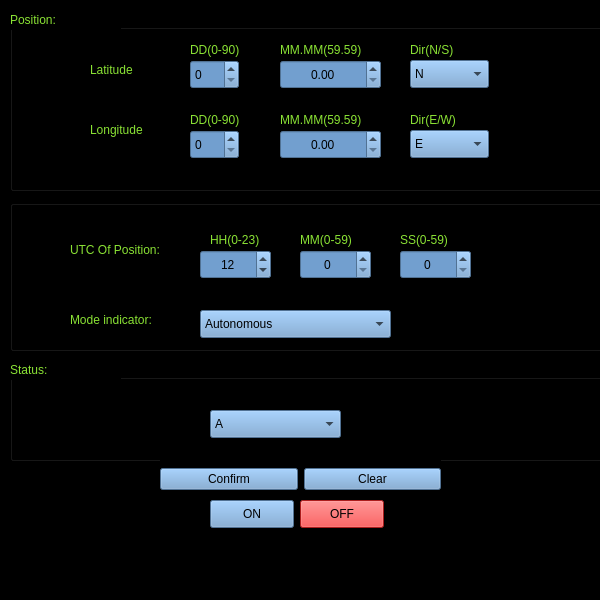
<?xml version="1.0" encoding="UTF-8"?>
<ui version="4.0">
 <class>GLL</class>
 <widget class="QFrame" name="GLL">
  <property name="geometry">
   <rect>
    <x>0</x>
    <y>0</y>
    <width>600</width>
    <height>600</height>
   </rect>
  </property>
  <property name="windowTitle">
   <string>Frame</string>
  </property>
  <property name="styleSheet">
   <string notr="true">background-color: rgb(0, 0, 0);</string>
  </property>
  <widget class="QGroupBox" name="groupBox">
   <property name="geometry">
    <rect>
     <x>10</x>
     <y>10</y>
     <width>601</width>
     <height>181</height>
    </rect>
   </property>
   <property name="styleSheet">
    <string notr="true">background-color: rgb(0, 0, 0);</string>
   </property>
   <property name="title">
    <string>Position:</string>
   </property>
   <widget class="QLabel" name="label_8">
    <property name="geometry">
     <rect>
      <x>400</x>
      <y>30</y>
      <width>63</width>
      <height>20</height>
     </rect>
    </property>
    <property name="text">
     <string>&lt;html&gt;&lt;head/&gt;&lt;body&gt;&lt;p&gt;&lt;span style=&quot; color:#8ae234;&quot;&gt;  Dir(N/S)&lt;/span&gt;&lt;/p&gt;&lt;/body&gt;&lt;/html&gt;</string>
    </property>
   </widget>
   <widget class="QDoubleSpinBox" name="doubleSpinBox_4">
    <property name="geometry">
     <rect>
      <x>270</x>
      <y>120</y>
      <width>101</width>
      <height>29</height>
     </rect>
    </property>
    <property name="styleSheet">
     <string notr="true">background-color: rgb(114, 159, 207);</string>
    </property>
    <property name="alignment">
     <set>Qt::AlignCenter</set>
    </property>
   </widget>
   <widget class="QLabel" name="label_6">
    <property name="geometry">
     <rect>
      <x>270</x>
      <y>30</y>
      <width>111</width>
      <height>20</height>
     </rect>
    </property>
    <property name="text">
     <string>&lt;html&gt;&lt;head/&gt;&lt;body&gt;&lt;p&gt;&lt;span style=&quot; color:#8ae234;&quot;&gt;MM.MM(59.59)&lt;/span&gt;&lt;/p&gt;&lt;/body&gt;&lt;/html&gt;</string>
    </property>
   </widget>
   <widget class="QLabel" name="label_9">
    <property name="geometry">
     <rect>
      <x>400</x>
      <y>100</y>
      <width>63</width>
      <height>20</height>
     </rect>
    </property>
    <property name="text">
     <string>&lt;html&gt;&lt;head/&gt;&lt;body&gt;&lt;p&gt;&lt;span style=&quot; color:#8ae234;&quot;&gt; Dir(E/W)&lt;/span&gt;&lt;/p&gt;&lt;/body&gt;&lt;/html&gt;</string>
    </property>
   </widget>
   <widget class="QLabel" name="label_3">
    <property name="geometry">
     <rect>
      <x>80</x>
      <y>110</y>
      <width>71</width>
      <height>20</height>
     </rect>
    </property>
    <property name="text">
     <string>&lt;html&gt;&lt;head/&gt;&lt;body&gt;&lt;p&gt;&lt;span style=&quot; color:#8ae234;&quot;&gt;Longitude&lt;/span&gt;&lt;/p&gt;&lt;/body&gt;&lt;/html&gt;</string>
    </property>
   </widget>
   <widget class="QLabel" name="label_2">
    <property name="geometry">
     <rect>
      <x>80</x>
      <y>50</y>
      <width>63</width>
      <height>20</height>
     </rect>
    </property>
    <property name="text">
     <string>&lt;html&gt;&lt;head/&gt;&lt;body&gt;&lt;p&gt;&lt;span style=&quot; color:#8ae234;&quot;&gt;Latitude&lt;/span&gt;&lt;/p&gt;&lt;/body&gt;&lt;/html&gt;</string>
    </property>
   </widget>
   <widget class="QLabel" name="label_5">
    <property name="geometry">
     <rect>
      <x>180</x>
      <y>100</y>
      <width>71</width>
      <height>20</height>
     </rect>
    </property>
    <property name="text">
     <string>&lt;html&gt;&lt;head/&gt;&lt;body&gt;&lt;p&gt;&lt;span style=&quot; color:#8ae234;&quot;&gt;DD(0-90)&lt;/span&gt;&lt;/p&gt;&lt;/body&gt;&lt;/html&gt;</string>
    </property>
   </widget>
   <widget class="QDoubleSpinBox" name="doubleSpinBox_3">
    <property name="geometry">
     <rect>
      <x>270</x>
      <y>50</y>
      <width>101</width>
      <height>29</height>
     </rect>
    </property>
    <property name="styleSheet">
     <string notr="true">background-color: rgb(114, 159, 207);</string>
    </property>
    <property name="alignment">
     <set>Qt::AlignCenter</set>
    </property>
   </widget>
   <widget class="QLabel" name="label_7">
    <property name="geometry">
     <rect>
      <x>270</x>
      <y>100</y>
      <width>111</width>
      <height>20</height>
     </rect>
    </property>
    <property name="text">
     <string>&lt;html&gt;&lt;head/&gt;&lt;body&gt;&lt;p&gt;&lt;span style=&quot; color:#8ae234;&quot;&gt;MM.MM(59.59)&lt;/span&gt;&lt;/p&gt;&lt;/body&gt;&lt;/html&gt;</string>
    </property>
   </widget>
   <widget class="QLabel" name="label_4">
    <property name="geometry">
     <rect>
      <x>180</x>
      <y>30</y>
      <width>63</width>
      <height>20</height>
     </rect>
    </property>
    <property name="text">
     <string>&lt;html&gt;&lt;head/&gt;&lt;body&gt;&lt;p&gt;&lt;span style=&quot; color:#8ae234;&quot;&gt;DD(0-90)&lt;/span&gt;&lt;/p&gt;&lt;/body&gt;&lt;/html&gt;</string>
    </property>
   </widget>
   <widget class="QTextEdit" name="textEdit">
    <property name="geometry">
     <rect>
      <x>440</x>
      <y>50</y>
      <width>21</width>
      <height>20</height>
     </rect>
    </property>
    <property name="styleSheet">
     <string notr="true">background-color: rgb(114, 159, 207);</string>
    </property>
   </widget>
   <widget class="QTextEdit" name="textEdit_2">
    <property name="geometry">
     <rect>
      <x>440</x>
      <y>130</y>
      <width>21</width>
      <height>16</height>
     </rect>
    </property>
    <property name="styleSheet">
     <string notr="true">background-color: rgb(114, 159, 207);</string>
    </property>
   </widget>
   <widget class="QSpinBox" name="spinBox_11">
    <property name="geometry">
     <rect>
      <x>180</x>
      <y>120</y>
      <width>49</width>
      <height>29</height>
     </rect>
    </property>
    <property name="styleSheet">
     <string notr="true">background-color: rgb(114, 159, 207);</string>
    </property>
   </widget>
   <widget class="QSpinBox" name="spinBox_4">
    <property name="geometry">
     <rect>
      <x>180</x>
      <y>50</y>
      <width>49</width>
      <height>29</height>
     </rect>
    </property>
    <property name="styleSheet">
     <string notr="true">background-color: rgb(114, 159, 207);</string>
    </property>
   </widget>
   <widget class="QComboBox" name="comboBox_2">
    <property name="geometry">
     <rect>
      <x>400</x>
      <y>50</y>
      <width>79</width>
      <height>28</height>
     </rect>
    </property>
    <property name="styleSheet">
     <string notr="true">background-color: rgb(114, 159, 207);</string>
    </property>
    <item>
     <property name="text">
      <string>N</string>
     </property>
    </item>
    <item>
     <property name="text">
      <string>S</string>
     </property>
    </item>
   </widget>
   <widget class="QComboBox" name="comboBox_3">
    <property name="geometry">
     <rect>
      <x>400</x>
      <y>120</y>
      <width>79</width>
      <height>28</height>
     </rect>
    </property>
    <property name="styleSheet">
     <string notr="true">background-color: rgb(114, 159, 207);</string>
    </property>
    <item>
     <property name="text">
      <string>E</string>
     </property>
    </item>
    <item>
     <property name="text">
      <string>W</string>
     </property>
    </item>
   </widget>
   <widget class="QLabel" name="label_10">
    <property name="geometry">
     <rect>
      <x>0</x>
      <y>0</y>
      <width>111</width>
      <height>20</height>
     </rect>
    </property>
    <property name="text">
     <string>&lt;html&gt;&lt;head/&gt;&lt;body&gt;&lt;p&gt;&lt;span style=&quot; color:#8ae234;&quot;&gt;Position:&lt;/span&gt;&lt;/p&gt;&lt;/body&gt;&lt;/html&gt;</string>
    </property>
   </widget>
  </widget>
  <widget class="QGroupBox" name="groupBox_2">
   <property name="geometry">
    <rect>
     <x>10</x>
     <y>200</y>
     <width>601</width>
     <height>151</height>
    </rect>
   </property>
   <property name="styleSheet">
    <string notr="true">background-color: rgb(0, 0, 0);</string>
   </property>
   <property name="title">
    <string/>
   </property>
   <widget class="QLabel" name="label">
    <property name="geometry">
     <rect>
      <x>60</x>
      <y>40</y>
      <width>111</width>
      <height>20</height>
     </rect>
    </property>
    <property name="text">
     <string>&lt;html&gt;&lt;head/&gt;&lt;body&gt;&lt;p&gt;&lt;span style=&quot; color:#8ae234;&quot;&gt;UTC Of Position:&lt;/span&gt;&lt;/p&gt;&lt;/body&gt;&lt;/html&gt;</string>
    </property>
   </widget>
   <widget class="QLabel" name="label_12">
    <property name="geometry">
     <rect>
      <x>60</x>
      <y>110</y>
      <width>101</width>
      <height>20</height>
     </rect>
    </property>
    <property name="text">
     <string>&lt;html&gt;&lt;head/&gt;&lt;body&gt;&lt;p&gt;&lt;span style=&quot; color:#8ae234;&quot;&gt;Mode indicator:&lt;/span&gt;&lt;/p&gt;&lt;/body&gt;&lt;/html&gt;</string>
    </property>
   </widget>
   <widget class="QSpinBox" name="spinBox">
    <property name="geometry">
     <rect>
      <x>190</x>
      <y>50</y>
      <width>71</width>
      <height>29</height>
     </rect>
    </property>
    <property name="styleSheet">
     <string notr="true">background-color: rgb(114, 159, 207);</string>
    </property>
    <property name="alignment">
     <set>Qt::AlignCenter</set>
    </property>
    <property name="value">
     <number>12</number>
    </property>
   </widget>
   <widget class="QSpinBox" name="spinBox_2">
    <property name="geometry">
     <rect>
      <x>290</x>
      <y>50</y>
      <width>71</width>
      <height>29</height>
     </rect>
    </property>
    <property name="styleSheet">
     <string notr="true">background-color: rgb(114, 159, 207);</string>
    </property>
    <property name="alignment">
     <set>Qt::AlignCenter</set>
    </property>
   </widget>
   <widget class="QSpinBox" name="spinBox_3">
    <property name="geometry">
     <rect>
      <x>390</x>
      <y>50</y>
      <width>71</width>
      <height>29</height>
     </rect>
    </property>
    <property name="styleSheet">
     <string notr="true">background-color: rgb(114, 159, 207);</string>
    </property>
    <property name="alignment">
     <set>Qt::AlignCenter</set>
    </property>
   </widget>
   <widget class="QComboBox" name="comboBox">
    <property name="geometry">
     <rect>
      <x>190</x>
      <y>110</y>
      <width>191</width>
      <height>28</height>
     </rect>
    </property>
    <property name="styleSheet">
     <string notr="true">background-color: rgb(114, 159, 207);</string>
    </property>
    <item>
     <property name="text">
      <string>Autonomous</string>
     </property>
    </item>
    <item>
     <property name="text">
      <string>Non-autonomous</string>
     </property>
    </item>
    <item>
     <property name="text">
      <string>Normal mode</string>
     </property>
    </item>
   </widget>
   <widget class="QLabel" name="label_15">
    <property name="geometry">
     <rect>
      <x>200</x>
      <y>30</y>
      <width>63</width>
      <height>20</height>
     </rect>
    </property>
    <property name="text">
     <string>&lt;html&gt;&lt;head/&gt;&lt;body&gt;&lt;p&gt;&lt;span style=&quot; color:#8ae234;&quot;&gt;HH(0-23)&lt;/span&gt;&lt;/p&gt;&lt;/body&gt;&lt;/html&gt;</string>
    </property>
   </widget>
   <widget class="QLabel" name="label_16">
    <property name="geometry">
     <rect>
      <x>290</x>
      <y>30</y>
      <width>71</width>
      <height>20</height>
     </rect>
    </property>
    <property name="text">
     <string>&lt;html&gt;&lt;head/&gt;&lt;body&gt;&lt;p&gt;&lt;span style=&quot; color:#8ae234;&quot;&gt;MM(0-59)&lt;/span&gt;&lt;/p&gt;&lt;/body&gt;&lt;/html&gt;</string>
    </property>
   </widget>
   <widget class="QLabel" name="label_17">
    <property name="geometry">
     <rect>
      <x>390</x>
      <y>30</y>
      <width>63</width>
      <height>20</height>
     </rect>
    </property>
    <property name="text">
     <string>&lt;html&gt;&lt;head/&gt;&lt;body&gt;&lt;p&gt;&lt;span style=&quot; color:#8ae234;&quot;&gt;SS(0-59)&lt;/span&gt;&lt;/p&gt;&lt;/body&gt;&lt;/html&gt;</string>
    </property>
   </widget>
  </widget>
  <widget class="QGroupBox" name="groupBox_3">
   <property name="geometry">
    <rect>
     <x>10</x>
     <y>360</y>
     <width>601</width>
     <height>101</height>
    </rect>
   </property>
   <property name="styleSheet">
    <string notr="true">background-color: rgb(0, 0, 0);</string>
   </property>
   <property name="title">
    <string>Status:</string>
   </property>
   <widget class="QRadioButton" name="radioButton">
    <property name="geometry">
     <rect>
      <x>210</x>
      <y>50</y>
      <width>106</width>
      <height>26</height>
     </rect>
    </property>
    <property name="text">
     <string>Valid</string>
    </property>
   </widget>
   <widget class="QRadioButton" name="radioButton_2">
    <property name="geometry">
     <rect>
      <x>210</x>
      <y>50</y>
      <width>106</width>
      <height>26</height>
     </rect>
    </property>
    <property name="text">
     <string>Invalid</string>
    </property>
   </widget>
   <widget class="QComboBox" name="comboBox_4">
    <property name="geometry">
     <rect>
      <x>200</x>
      <y>50</y>
      <width>131</width>
      <height>28</height>
     </rect>
    </property>
    <property name="styleSheet">
     <string notr="true">background-color: rgb(114, 159, 207);</string>
    </property>
    <item>
     <property name="text">
      <string>A</string>
     </property>
    </item>
    <item>
     <property name="text">
      <string>V</string>
     </property>
    </item>
   </widget>
   <widget class="QLabel" name="label_11">
    <property name="geometry">
     <rect>
      <x>0</x>
      <y>0</y>
      <width>111</width>
      <height>20</height>
     </rect>
    </property>
    <property name="text">
     <string>&lt;html&gt;&lt;head/&gt;&lt;body&gt;&lt;p&gt;&lt;span style=&quot; color:#8ae234;&quot;&gt;Status:&lt;/span&gt;&lt;/p&gt;&lt;/body&gt;&lt;/html&gt;</string>
    </property>
   </widget>
  </widget>
  <widget class="QWidget" name="layoutWidget">
   <property name="geometry">
    <rect>
     <x>160</x>
     <y>459</y>
     <width>281</width>
     <height>41</height>
    </rect>
   </property>
   <layout class="QHBoxLayout" name="horizontalLayout">
    <item>
     <widget class="QPushButton" name="pushButton">
      <property name="styleSheet">
       <string notr="true">background-color: rgb(114, 159, 207);</string>
      </property>
      <property name="text">
       <string>Confirm</string>
      </property>
     </widget>
    </item>
    <item>
     <widget class="QPushButton" name="pushButton_2">
      <property name="styleSheet">
       <string notr="true">background-color: rgb(114, 159, 207);</string>
      </property>
      <property name="text">
       <string>Clear</string>
      </property>
     </widget>
    </item>
   </layout>
  </widget>
  <widget class="QPushButton" name="pushButton_3">
   <property name="geometry">
    <rect>
     <x>210</x>
     <y>500</y>
     <width>84</width>
     <height>28</height>
    </rect>
   </property>
   <property name="styleSheet">
    <string notr="true">background-color: rgb(114, 159, 207);</string>
   </property>
   <property name="text">
    <string>ON</string>
   </property>
  </widget>
  <widget class="QPushButton" name="pushButton_4">
   <property name="geometry">
    <rect>
     <x>300</x>
     <y>500</y>
     <width>84</width>
     <height>28</height>
    </rect>
   </property>
   <property name="styleSheet">
    <string notr="true">background-color: rgb(239, 41, 41);</string>
   </property>
   <property name="text">
    <string>OFF</string>
   </property>
  </widget>
 </widget>
 <resources/>
 <connections/>
</ui>
